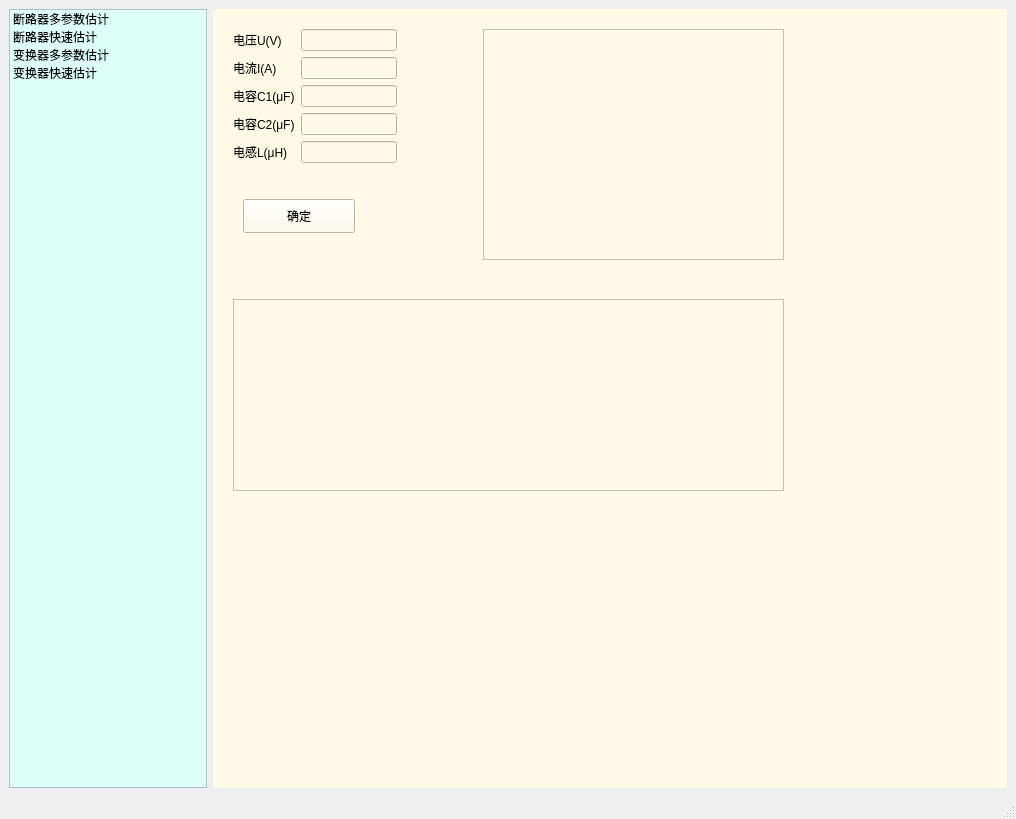
<?xml version="1.0" encoding="UTF-8"?>
<ui version="4.0">
 <class>MainWindow</class>
 <widget class="QMainWindow" name="MainWindow">
  <property name="geometry">
   <rect>
    <x>0</x>
    <y>0</y>
    <width>1016</width>
    <height>819</height>
   </rect>
  </property>
  <property name="windowTitle">
   <string>MainWindow</string>
  </property>
  <property name="styleSheet">
   <string notr="true"/>
  </property>
  <widget class="QWidget" name="centralwidget">
   <layout class="QHBoxLayout" name="horizontalLayout">
    <item>
     <widget class="QListWidget" name="listWidget">
      <property name="sizePolicy">
       <sizepolicy hsizetype="Preferred" vsizetype="Preferred">
        <horstretch>1</horstretch>
        <verstretch>0</verstretch>
       </sizepolicy>
      </property>
      <property name="styleSheet">
       <string notr="true">background-color:rgb(221, 255, 247);</string>
      </property>
      <property name="lineWidth">
       <number>1</number>
      </property>
      <property name="midLineWidth">
       <number>0</number>
      </property>
      <item>
       <property name="text">
        <string>断路器多参数估计</string>
       </property>
      </item>
      <item>
       <property name="text">
        <string>断路器快速估计</string>
       </property>
      </item>
      <item>
       <property name="text">
        <string>变换器多参数估计</string>
       </property>
      </item>
      <item>
       <property name="text">
        <string>变换器快速估计</string>
       </property>
      </item>
     </widget>
    </item>
    <item>
     <widget class="QStackedWidget" name="stackedWidget">
      <property name="sizePolicy">
       <sizepolicy hsizetype="Preferred" vsizetype="Preferred">
        <horstretch>4</horstretch>
        <verstretch>0</verstretch>
       </sizepolicy>
      </property>
      <property name="styleSheet">
       <string notr="true">background-color: rgb(255, 250, 229);</string>
      </property>
      <property name="currentIndex">
       <number>3</number>
      </property>
      <widget class="QWidget" name="page_0">
       <layout class="QGridLayout" name="gridLayout_2">
        <item row="1" column="2">
         <widget class="QLabel" name="label_2">
          <property name="text">
           <string>电感参数</string>
          </property>
          <property name="alignment">
           <set>Qt::AlignCenter</set>
          </property>
         </widget>
        </item>
        <item row="0" column="2" colspan="3">
         <layout class="QFormLayout" name="formLayout_2">
          <item row="0" column="0">
           <widget class="QLabel" name="iALabel">
            <property name="text">
             <string>电流I(A)</string>
            </property>
           </widget>
          </item>
          <item row="0" column="1">
           <widget class="QLineEdit" name="iALineEdit"/>
          </item>
          <item row="1" column="0">
           <widget class="QLabel" name="lHLabel">
            <property name="text">
             <string>电感容量L(μH)</string>
            </property>
           </widget>
          </item>
          <item row="1" column="1">
           <widget class="QLineEdit" name="lHLineEdit"/>
          </item>
          <item row="2" column="0">
           <widget class="QLabel" name="n1Label">
            <property name="text">
             <string>硅铁磁粉芯个数N1</string>
            </property>
           </widget>
          </item>
          <item row="2" column="1">
           <widget class="QLineEdit" name="n1LineEdit"/>
          </item>
          <item row="3" column="0">
           <widget class="QLabel" name="nLabel">
            <property name="text">
             <string>线材股数N2</string>
            </property>
           </widget>
          </item>
          <item row="3" column="1">
           <widget class="QLineEdit" name="nLineEdit"/>
          </item>
          <item row="4" column="0">
           <widget class="QLabel" name="nLabel_2">
            <property name="text">
             <string>匝数n</string>
            </property>
           </widget>
          </item>
          <item row="4" column="1">
           <widget class="QLineEdit" name="nLineEdit_2">
            <property name="sizePolicy">
             <sizepolicy hsizetype="Preferred" vsizetype="Fixed">
              <horstretch>0</horstretch>
              <verstretch>0</verstretch>
             </sizepolicy>
            </property>
           </widget>
          </item>
         </layout>
        </item>
        <item row="3" column="0">
         <widget class="QLabel" name="label_4">
          <property name="text">
           <string>整流管参数</string>
          </property>
          <property name="alignment">
           <set>Qt::AlignCenter</set>
          </property>
         </widget>
        </item>
        <item row="5" column="0">
         <widget class="QChartView" name="graphicsView"/>
        </item>
        <item row="2" column="2" colspan="3">
         <layout class="QFormLayout" name="formLayout_5">
          <item row="0" column="0">
           <widget class="QLabel" name="Label_3">
            <property name="text">
             <string>电流I(A)</string>
            </property>
           </widget>
          </item>
          <item row="0" column="1">
           <widget class="QLineEdit" name="LineEdit_3"/>
          </item>
          <item row="1" column="0">
           <widget class="QLabel" name="Label_4">
            <property name="text">
             <string>体积V(mm³)</string>
            </property>
           </widget>
          </item>
          <item row="1" column="1">
           <widget class="QLineEdit" name="LineEdit_4"/>
          </item>
         </layout>
        </item>
        <item row="3" column="3" colspan="2">
         <widget class="QLabel" name="label_5">
          <property name="text">
           <string>散热器参数</string>
          </property>
          <property name="alignment">
           <set>Qt::AlignCenter</set>
          </property>
         </widget>
        </item>
        <item row="2" column="0">
         <layout class="QFormLayout" name="formLayout_3">
          <item row="0" column="1">
           <widget class="QLineEdit" name="iALineEdit_2"/>
          </item>
          <item row="1" column="0">
           <widget class="QLabel" name="dMmLabel_2">
            <property name="text">
             <string>直径D（mm）</string>
            </property>
           </widget>
          </item>
          <item row="1" column="1">
           <widget class="QLineEdit" name="dMmLineEdit_2"/>
          </item>
          <item row="2" column="1">
           <widget class="QLineEdit" name="LineEdit"/>
          </item>
          <item row="2" column="0">
           <widget class="QLabel" name="Label">
            <property name="text">
             <string>引线长度（mm）</string>
            </property>
           </widget>
          </item>
          <item row="0" column="0">
           <widget class="QLabel" name="iALabel_2">
            <property name="text">
             <string>电流I(A)</string>
            </property>
           </widget>
          </item>
         </layout>
        </item>
        <item row="1" column="0">
         <widget class="QLabel" name="label">
          <property name="text">
           <string>电容参数</string>
          </property>
          <property name="alignment">
           <set>Qt::AlignCenter</set>
          </property>
         </widget>
        </item>
        <item row="0" column="0">
         <layout class="QFormLayout" name="formLayout">
          <item row="0" column="0">
           <widget class="QLabel" name="uVLabel">
            <property name="text">
             <string>电压U(V)</string>
            </property>
           </widget>
          </item>
          <item row="0" column="1">
           <widget class="QLineEdit" name="uVLineEdit"/>
          </item>
          <item row="1" column="0">
           <widget class="QLabel" name="cFLabel">
            <property name="text">
             <string>电容C(μF)</string>
            </property>
           </widget>
          </item>
          <item row="1" column="1">
           <widget class="QLineEdit" name="cFLineEdit"/>
          </item>
          <item row="2" column="0">
           <widget class="QLabel" name="dMmLabel">
            <property name="text">
             <string>直径D(mm)</string>
            </property>
           </widget>
          </item>
          <item row="2" column="1">
           <widget class="QLineEdit" name="dMmLineEdit"/>
          </item>
          <item row="3" column="0">
           <widget class="QLabel" name="lMLabel">
            <property name="text">
             <string>长度L(mm)</string>
            </property>
           </widget>
          </item>
          <item row="3" column="1">
           <widget class="QLineEdit" name="lMLineEdit"/>
          </item>
         </layout>
        </item>
        <item row="0" column="1">
         <layout class="QFormLayout" name="formLayout_4">
          <item row="0" column="0">
           <widget class="QLabel" name="iALabel_3">
            <property name="text">
             <string>电流I(A)</string>
            </property>
           </widget>
          </item>
          <item row="0" column="1">
           <widget class="QLineEdit" name="iALineEdit_3"/>
          </item>
          <item row="1" column="0">
           <widget class="QLabel" name="dMmLabel_3">
            <property name="text">
             <string>直径D（mm）</string>
            </property>
           </widget>
          </item>
          <item row="1" column="1">
           <widget class="QLineEdit" name="dMmLineEdit_3"/>
          </item>
          <item row="2" column="0">
           <widget class="QLabel" name="Label_2">
            <property name="text">
             <string>引线长度（mm）</string>
            </property>
           </widget>
          </item>
          <item row="2" column="1">
           <widget class="QLineEdit" name="LineEdit_2"/>
          </item>
         </layout>
        </item>
        <item row="1" column="1">
         <widget class="QLabel" name="label_3">
          <property name="text">
           <string>晶闸管参数</string>
          </property>
          <property name="alignment">
           <set>Qt::AlignCenter</set>
          </property>
         </widget>
        </item>
        <item row="2" column="1">
         <widget class="QPushButton" name="pushButton">
          <property name="text">
           <string>确定</string>
          </property>
         </widget>
        </item>
        <item row="5" column="1" colspan="4">
         <widget class="QTableWidget" name="tableWidget"/>
        </item>
       </layout>
      </widget>
      <widget class="QWidget" name="page_1">
       <widget class="QWidget" name="formLayoutWidget_6">
        <property name="geometry">
         <rect>
          <x>40</x>
          <y>20</y>
          <width>161</width>
          <height>129</height>
         </rect>
        </property>
        <layout class="QFormLayout" name="formLayout_6">
         <item row="0" column="0">
          <widget class="QLabel" name="simpleBreakerVoltageLabel">
           <property name="text">
            <string>电压U(V)</string>
           </property>
          </widget>
         </item>
         <item row="0" column="1">
          <widget class="QLineEdit" name="simpleBreakerVoltageLineEdit"/>
         </item>
         <item row="1" column="0">
          <widget class="QLabel" name="simpleBreakerCurrentLabel">
           <property name="text">
            <string>电流I(A)</string>
           </property>
          </widget>
         </item>
         <item row="1" column="1">
          <widget class="QLineEdit" name="simpleBreakerCurrentLineEdit"/>
         </item>
         <item row="2" column="0">
          <widget class="QLabel" name="simpleBreakerCapacitorLabel">
           <property name="text">
            <string>电容C(μF)</string>
           </property>
          </widget>
         </item>
         <item row="2" column="1">
          <widget class="QLineEdit" name="simpleBreakerCapacitorLineEdit"/>
         </item>
         <item row="3" column="0">
          <widget class="QLabel" name="simpleBreakerIndutanceLabel">
           <property name="text">
            <string>电感L(μH)</string>
           </property>
          </widget>
         </item>
         <item row="3" column="1">
          <widget class="QLineEdit" name="simpleBreakerIndutanceLineEdit"/>
         </item>
        </layout>
       </widget>
       <widget class="QPushButton" name="pushButton_2">
        <property name="geometry">
         <rect>
          <x>60</x>
          <y>180</y>
          <width>112</width>
          <height>34</height>
         </rect>
        </property>
        <property name="text">
         <string>确定</string>
        </property>
       </widget>
       <widget class="QChartView" name="graphicsView_2">
        <property name="geometry">
         <rect>
          <x>290</x>
          <y>10</y>
          <width>301</width>
          <height>231</height>
         </rect>
        </property>
       </widget>
       <widget class="QTableWidget" name="tableWidget_2">
        <property name="geometry">
         <rect>
          <x>40</x>
          <y>270</y>
          <width>551</width>
          <height>192</height>
         </rect>
        </property>
       </widget>
      </widget>
      <widget class="QWidget" name="page_2">
       <layout class="QGridLayout" name="gridLayout">
        <item row="1" column="3">
         <widget class="QLabel" name="label_8">
          <property name="sizePolicy">
           <sizepolicy hsizetype="Preferred" vsizetype="Preferred">
            <horstretch>0</horstretch>
            <verstretch>0</verstretch>
           </sizepolicy>
          </property>
          <property name="text">
           <string>电感参数</string>
          </property>
          <property name="alignment">
           <set>Qt::AlignCenter</set>
          </property>
         </widget>
        </item>
        <item row="4" column="3">
         <widget class="QLabel" name="label_9">
          <property name="text">
           <string>散热器参数</string>
          </property>
          <property name="alignment">
           <set>Qt::AlignCenter</set>
          </property>
         </widget>
        </item>
        <item row="0" column="3">
         <layout class="QFormLayout" name="formLayout_11">
          <item row="0" column="0">
           <widget class="QLabel" name="iALabel_4">
            <property name="text">
             <string>电流I(A)</string>
            </property>
           </widget>
          </item>
          <item row="0" column="1">
           <widget class="QLineEdit" name="iALineEdit_4"/>
          </item>
          <item row="1" column="0">
           <widget class="QLabel" name="lHLabel_2">
            <property name="text">
             <string>电感容量L(μH)</string>
            </property>
           </widget>
          </item>
          <item row="1" column="1">
           <widget class="QLineEdit" name="lHLineEdit_2"/>
          </item>
          <item row="2" column="0">
           <widget class="QLabel" name="n1Label_2">
            <property name="text">
             <string>硅铁磁粉芯个数N1</string>
            </property>
           </widget>
          </item>
          <item row="2" column="1">
           <widget class="QLineEdit" name="n1LineEdit_2"/>
          </item>
          <item row="3" column="0">
           <widget class="QLabel" name="nLabel_3">
            <property name="text">
             <string>线材股数N2</string>
            </property>
           </widget>
          </item>
          <item row="3" column="1">
           <widget class="QLineEdit" name="nLineEdit_3"/>
          </item>
          <item row="4" column="0">
           <widget class="QLabel" name="nLabel_4">
            <property name="text">
             <string>匝数n</string>
            </property>
           </widget>
          </item>
          <item row="4" column="1">
           <widget class="QLineEdit" name="nLineEdit_4">
            <property name="sizePolicy">
             <sizepolicy hsizetype="Preferred" vsizetype="Fixed">
              <horstretch>0</horstretch>
              <verstretch>0</verstretch>
             </sizepolicy>
            </property>
           </widget>
          </item>
         </layout>
        </item>
        <item row="2" column="3">
         <layout class="QFormLayout" name="formLayout_12">
          <item row="0" column="0">
           <widget class="QLabel" name="Label_5">
            <property name="text">
             <string>电流I(A)</string>
            </property>
           </widget>
          </item>
          <item row="0" column="1">
           <widget class="QLineEdit" name="LineEdit_5"/>
          </item>
          <item row="1" column="0">
           <widget class="QLabel" name="Label_6">
            <property name="text">
             <string>体积V(mm³)</string>
            </property>
           </widget>
          </item>
          <item row="1" column="1">
           <widget class="QLineEdit" name="LineEdit_6"/>
          </item>
         </layout>
        </item>
        <item row="2" column="0">
         <layout class="QFormLayout" name="formLayout_10">
          <item row="0" column="0">
           <widget class="QLabel" name="convertorC1VoltageLabel_4">
            <property name="text">
             <string>电压U(V)</string>
            </property>
           </widget>
          </item>
          <item row="0" column="1">
           <widget class="QLineEdit" name="convertorC1VoltageLineEdit_4"/>
          </item>
          <item row="1" column="0">
           <widget class="QLabel" name="convertorC1CcapacitorLabel_4">
            <property name="text">
             <string>电容C(μF)</string>
            </property>
           </widget>
          </item>
          <item row="1" column="1">
           <widget class="QLineEdit" name="convertorC1CcapacitorLineEdit_4"/>
          </item>
          <item row="2" column="0">
           <widget class="QLabel" name="convertorC1DiameterLabel_4">
            <property name="text">
             <string>直径D(mm)</string>
            </property>
           </widget>
          </item>
          <item row="2" column="1">
           <widget class="QLineEdit" name="convertorC1DiameterLineEdit_4"/>
          </item>
          <item row="3" column="0">
           <widget class="QLabel" name="convertorC1LengthLabel_4">
            <property name="text">
             <string>长度l(mm)</string>
            </property>
           </widget>
          </item>
          <item row="3" column="1">
           <widget class="QLineEdit" name="convertorC1LengthLineEdit_4"/>
          </item>
         </layout>
        </item>
        <item row="0" column="0">
         <layout class="QFormLayout" name="formLayout_7">
          <item row="0" column="0">
           <widget class="QLabel" name="convertorC1VoltageLabel">
            <property name="text">
             <string>电压U(V)</string>
            </property>
           </widget>
          </item>
          <item row="0" column="1">
           <widget class="QLineEdit" name="convertorC1VoltageLineEdit"/>
          </item>
          <item row="1" column="0">
           <widget class="QLabel" name="convertorC1CcapacitorLabel">
            <property name="text">
             <string>电容C(μF)</string>
            </property>
           </widget>
          </item>
          <item row="1" column="1">
           <widget class="QLineEdit" name="convertorC1CcapacitorLineEdit"/>
          </item>
          <item row="2" column="0">
           <widget class="QLabel" name="convertorC1DiameterLabel">
            <property name="text">
             <string>直径D(mm)</string>
            </property>
           </widget>
          </item>
          <item row="2" column="1">
           <widget class="QLineEdit" name="convertorC1DiameterLineEdit"/>
          </item>
          <item row="3" column="0">
           <widget class="QLabel" name="convertorC1LengthLabel">
            <property name="text">
             <string>长度l(mm)</string>
            </property>
           </widget>
          </item>
          <item row="3" column="1">
           <widget class="QLineEdit" name="convertorC1LengthLineEdit"/>
          </item>
         </layout>
        </item>
        <item row="4" column="0">
         <widget class="QLabel" name="label_7">
          <property name="text">
           <string>电容C2参数</string>
          </property>
          <property name="alignment">
           <set>Qt::AlignCenter</set>
          </property>
         </widget>
        </item>
        <item row="1" column="0">
         <widget class="QLabel" name="label_6">
          <property name="text">
           <string>电容C1参数</string>
          </property>
          <property name="alignment">
           <set>Qt::AlignCenter</set>
          </property>
         </widget>
        </item>
        <item row="4" column="1">
         <widget class="QPushButton" name="pushButton_3">
          <property name="sizePolicy">
           <sizepolicy hsizetype="Minimum" vsizetype="Minimum">
            <horstretch>0</horstretch>
            <verstretch>0</verstretch>
           </sizepolicy>
          </property>
          <property name="minimumSize">
           <size>
            <width>100</width>
            <height>0</height>
           </size>
          </property>
          <property name="text">
           <string>确定</string>
          </property>
         </widget>
        </item>
        <item row="5" column="0" colspan="4">
         <widget class="Line" name="line">
          <property name="orientation">
           <enum>Qt::Horizontal</enum>
          </property>
         </widget>
        </item>
        <item row="6" column="0">
         <widget class="QChartView" name="graphicsView_3"/>
        </item>
        <item row="6" column="1" colspan="3">
         <widget class="QTableWidget" name="tableWidget_3"/>
        </item>
       </layout>
      </widget>
      <widget class="QWidget" name="page_3">
       <widget class="QWidget" name="formLayoutWidget_12">
        <property name="geometry">
         <rect>
          <x>20</x>
          <y>20</y>
          <width>164</width>
          <height>163</height>
         </rect>
        </property>
        <layout class="QFormLayout" name="formLayout_23">
         <item row="0" column="0">
          <widget class="QLabel" name="simpleConvertorVoltageLabel">
           <property name="text">
            <string>电压U(V)</string>
           </property>
          </widget>
         </item>
         <item row="0" column="1">
          <widget class="QLineEdit" name="simpleConvertorVoltageLineEdit"/>
         </item>
         <item row="1" column="0">
          <widget class="QLabel" name="simpleConvertorCurrentLabel">
           <property name="text">
            <string>电流I(A)</string>
           </property>
          </widget>
         </item>
         <item row="1" column="1">
          <widget class="QLineEdit" name="simpleConvertorCurrentLineEdit"/>
         </item>
         <item row="2" column="0">
          <widget class="QLabel" name="simpleConvertorCap1Label">
           <property name="text">
            <string>电容C1(μF)</string>
           </property>
          </widget>
         </item>
         <item row="2" column="1">
          <widget class="QLineEdit" name="simpleConvertorCap1LineEdit"/>
         </item>
         <item row="3" column="0">
          <widget class="QLabel" name="simpleConvertorCapperLabel">
           <property name="text">
            <string>电容C2(μF)</string>
           </property>
          </widget>
         </item>
         <item row="3" column="1">
          <widget class="QLineEdit" name="simpleConvertorCap2LineEdit"/>
         </item>
         <item row="4" column="0">
          <widget class="QLabel" name="simpleConvertorInductanceLabel">
           <property name="text">
            <string>电感L(μH)</string>
           </property>
          </widget>
         </item>
         <item row="4" column="1">
          <widget class="QLineEdit" name="simpleConvertorInductanceLineEdit"/>
         </item>
        </layout>
       </widget>
       <widget class="QPushButton" name="pushButton_7">
        <property name="geometry">
         <rect>
          <x>30</x>
          <y>190</y>
          <width>112</width>
          <height>34</height>
         </rect>
        </property>
        <property name="text">
         <string>确定</string>
        </property>
       </widget>
       <widget class="QChartView" name="graphicsView_5">
        <property name="geometry">
         <rect>
          <x>270</x>
          <y>20</y>
          <width>301</width>
          <height>231</height>
         </rect>
        </property>
       </widget>
       <widget class="QTableWidget" name="tableWidget_4">
        <property name="geometry">
         <rect>
          <x>20</x>
          <y>290</y>
          <width>551</width>
          <height>192</height>
         </rect>
        </property>
       </widget>
      </widget>
     </widget>
    </item>
   </layout>
  </widget>
  <widget class="QMenuBar" name="menubar">
   <property name="geometry">
    <rect>
     <x>0</x>
     <y>0</y>
     <width>1016</width>
     <height>30</height>
    </rect>
   </property>
  </widget>
  <widget class="QStatusBar" name="statusbar"/>
 </widget>
 <customwidgets>
  <customwidget>
   <class>QChartView</class>
   <extends>QGraphicsView</extends>
   <header location="global">PyQt5.QtChart.h</header>
  </customwidget>
 </customwidgets>
 <resources/>
 <connections>
  <connection>
   <sender>listWidget</sender>
   <signal>currentRowChanged(int)</signal>
   <receiver>stackedWidget</receiver>
   <slot>setCurrentIndex(int)</slot>
   <hints>
    <hint type="sourcelabel">
     <x>165</x>
     <y>225</y>
    </hint>
    <hint type="destinationlabel">
     <x>262</x>
     <y>230</y>
    </hint>
   </hints>
  </connection>
 </connections>
</ui>
